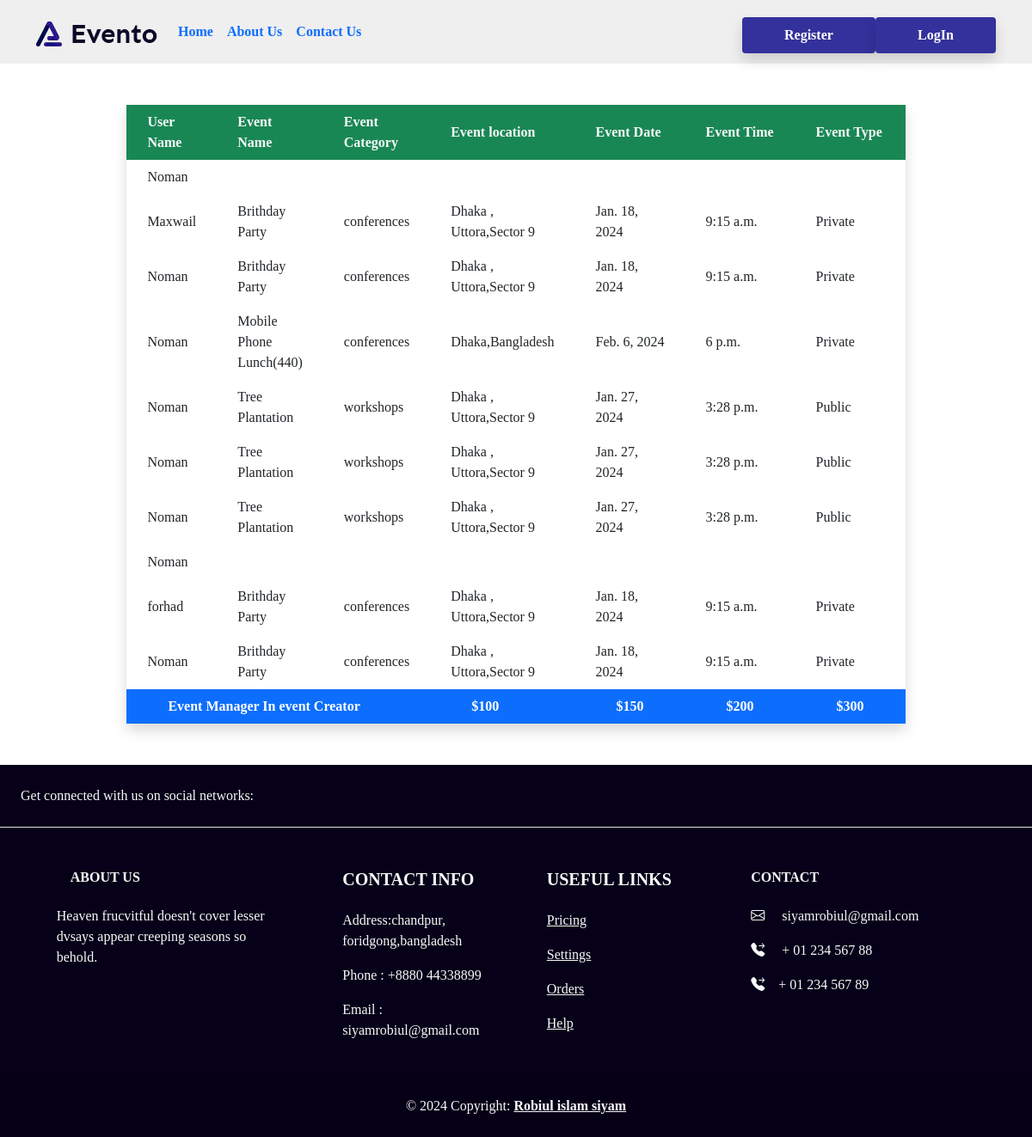
/event/confrim/, run on the app's committed database.
### Event_creation/models.py (models this page shows, shortened)
class Confirm_Event (models.Model):
    user = models.ForeignKey(User, on_delete=models.CASCADE)
    save_events = models.ManyToManyField(Event_creation_model,related_name='save_events')
    creation_time = models.DateTimeField(auto_now_add=True)
    event_status = models.CharField(max_length=20,choices=EVENT_STATUS,null = True,default="Pending")

class Event_creation_model(models.Model):
    event_category = models.ForeignKey(
        Event_category, blank=True, null=True, on_delete=models.CASCADE, default=None
    )
    user = models.ForeignKey(User, blank=True,on_delete=models.CASCADE,null=True)
    count = models.IntegerField(default=0)
    event_name = models.CharField(max_length=250)
    date = models.DateField()
    time = models.TimeField()
    location = models.CharField(max_length=50)
    description = models.TextField()
    event_type = models.CharField(
        max_length=50, choices=EVENT_TYPE_CHOICES, default="Pablic"
    )

### EventCategory/models.py (models this page shows)
class Event_category(models.Model):
    event_category_tags = models.CharField(max_length=50)
    def __str__(self):
        return self.event_category_tags

### Event_creation/views.py (the view)
# urls.py: path("confrim/", views.ConfirmDetailListView.as_view(),name='confrim'),
class ConfirmDetailListView(ListView,LoginRequiredMixin):
    template_name = 'confrim_user.html'
    model = Confirm_Event
    context_object_name = 'confrim_user'
    def get_queryset(self):
        return Confirm_Event.objects.all()

### Event_creation/templates/confrim_user.html
{% extends 'base.html'%}
{% block content %}
<div class="table-responsive">
  <table class="table-auto mx-auto w-75 shadow rounded px-5 mt-5 mb-5">
    <thead class="bg-success text-white text-left">
    <tr class=" rounded p-5  text-light fw-bold">
      <th class="px-4 py-2">User Name </th>
      <th class="px-4 py-2">Event Name </th>
      <th class="px-4 py-2">Event Category</th>
      <th class="px-4 py-2">Event location </th>
      <th class="px-4 py-2">Event Date </th>
      <th class="px-4 py-2">Event Time </th>
      <th class="px-4 py-2">Event Type </th>
    </tr>
  </thead>
  <tbody>
    {% for i in confrim_user %}
    <tr>
      <td class="px-4 py-2">
        {{ i.user.username }}
      </td>
      {% for event in i.save_events.all %}
      <td class="px-4 py-2">
        {{ event.event_name }}
      </td>
      <td class="px-4 py-2">
        {{event.event_category}}
      </td>
      <td class="px-4 py-2">
        {{event.location}}
      </td>
      <td class="px-4 py-2">
        {{event.date}}
      </td>
      <td class="px-4 py-2">
        {{event.time}}
      </td>
      <td class="px-4 py-2">
        {{event.event_type}}
      </td>
      {% endfor %}
    </tr>
    {% endfor %}
    <tr class="bg-primary text-white">
      <th class="px-lg-5 py-2 text-right" colspan="3">Event Manager In event Creator </th>
      <th class="px-lg-5 py-2 text-left">
        $100
      </th>
      <th class="px-lg-5 py-2 text-left">
        $150
      </th>
      <th class="px-lg-5 py-2 text-left">
        $200
      </th>
      <th class="px-lg-5 py-2 text-left">
        $300
      </th>
    </tr>
  </tbody>
</table>
</div>
{% endblock %}

### core/static/style.css (style rules this page uses)
body { background-color:white !important; font-family:'Times New Roman', Times, serif !important; }

### data on the page
Confirm_Event: user.username "Noman"
Confirm_Event: user.username "Maxwail"
Event_creation_model: event_name "Brithday Party", event_category "conferences", location "Dhaka , Uttora,Sector 9", date "Jan. 18, 2024", time "9:15 a.m.", event_type "Private"
Confirm_Event: user.username "Noman"
Confirm_Event: user.username "Noman"
Event_creation_model: event_name "Mobile Phone Lunch(440)", event_category "conferences", location "Dhaka,Bangladesh", date "Feb. 6, 2024", time "6 p.m.", event_type "Private"
Confirm_Event: user.username "Noman"
Event_creation_model: event_name "Tree Plantation", event_category "workshops", location "Dhaka , Uttora,Sector 9", date "Jan. 27, 2024", time "3:28 p.m.", event_type "Public"
Confirm_Event: user.username "Noman"
Confirm_Event: user.username "Noman"
Confirm_Event: user.username "Noman"
Confirm_Event: user.username "forhad"
Confirm_Event: user.username "Noman"
